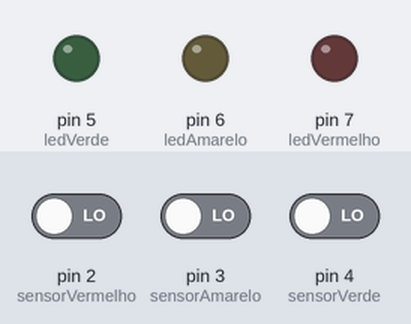
Recording of a sketch running on a simulated Arduino Uno, built with avr-gcc and run on an emulated ATmega328P. On the bench: output pins drawn as LEDs (lit = HIGH). The test bench sets the inputs (shaded band); at power-on: pin 2 (sensorVermelho) LOW, pin 3 (sensorAmarelo) LOW, pin 4 (sensorVerde) LOW.

Above: at 1.8 s.
1.9 s: pin 2 (sensorVermelho) driven HIGH
At 3.2 s:
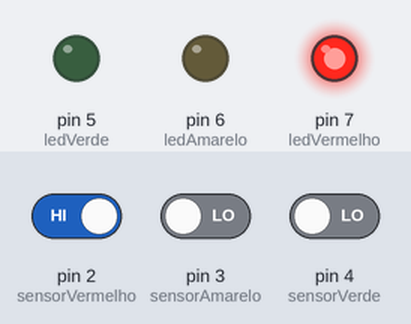
3.5 s: pin 3 (sensorAmarelo) driven HIGH
At 4.5 s:
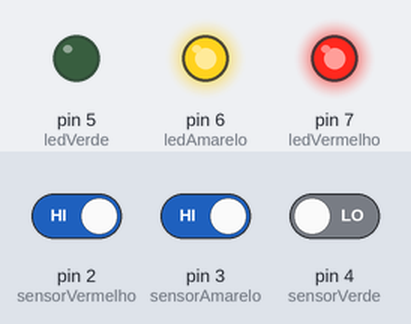
5.0 s: pin 4 (sensorVerde) driven HIGH
At 5.6 s:
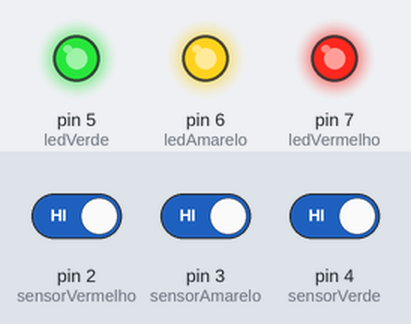
6.5 s: pin 2 (sensorVermelho) driven LOW
At 6.8 s:
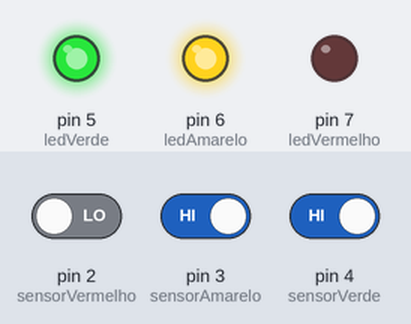
8.0 s: pin 3 (sensorAmarelo) driven LOW
At 9.1 s:
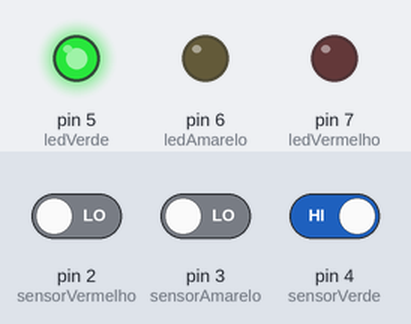
9.5 s: pin 2 (sensorVermelho) driven HIGH
At 10.2 s:
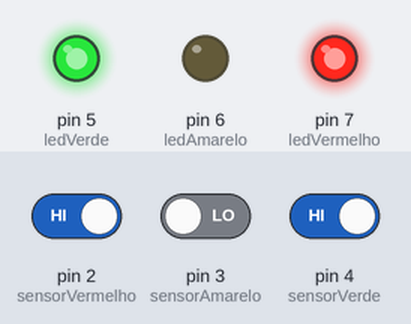
Timing chart, 0 to 12.0 s (numbered marks = the images above; inputs shaded):
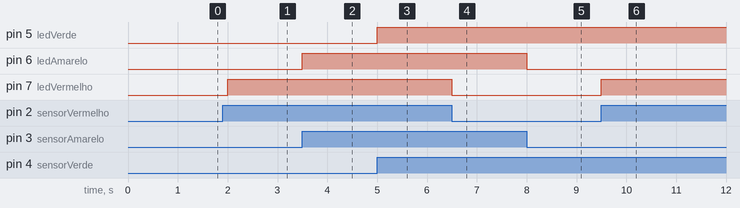

Measured:
- after the input at 1.9 s, pin 7 (ledVermelho): LOW → HIGH after 0.10 s
- after the input at 3.5 s, pin 6 (ledAmarelo): LOW → HIGH at once
- after the input at 5.0 s, pin 5 (ledVerde): LOW → HIGH at once
- after the input at 6.5 s, pin 7 (ledVermelho): HIGH → LOW at once
- after the input at 8.0 s, pin 6 (ledAmarelo): HIGH → LOW at once
- after the input at 9.5 s, pin 7 (ledVermelho): LOW → HIGH at once

The sketch:

controle_nivel.ino
```cpp
//Alavancas
int sensorVerde = 4;
int sensorAmarelo = 3;
int sensorVermelho = 2;

//Led
int ledVerde = 5;
int ledAmarelo = 6;
int ledVermelho = 7;

//Estado
int estadoVerde;
int estadoAmarelo;
int estadoVermelho;

void setup()
{
  Serial.begin(9600);
  pinMode(sensorVerde, INPUT);
  pinMode(sensorAmarelo, INPUT);
  pinMode(sensorVermelho, INPUT);
  pinMode(ledVerde, OUTPUT);
  pinMode(ledAmarelo, OUTPUT);
  pinMode(ledVermelho, OUTPUT);
}

void trocaEstado(int led,int estado)
{
  if(estado){
    digitalWrite(led, HIGH);
  }
  else
  {
    digitalWrite(led, LOW);
  }
}

void loop()
{
  estadoVerde = digitalRead(sensorVerde);
  trocaEstado(ledVerde, estadoVerde);

  estadoAmarelo = digitalRead(sensorAmarelo);
  trocaEstado(ledAmarelo, estadoAmarelo);

  estadoVermelho = digitalRead(sensorVermelho);
  trocaEstado(ledVermelho, estadoVermelho);

  delay(500);
}
```
